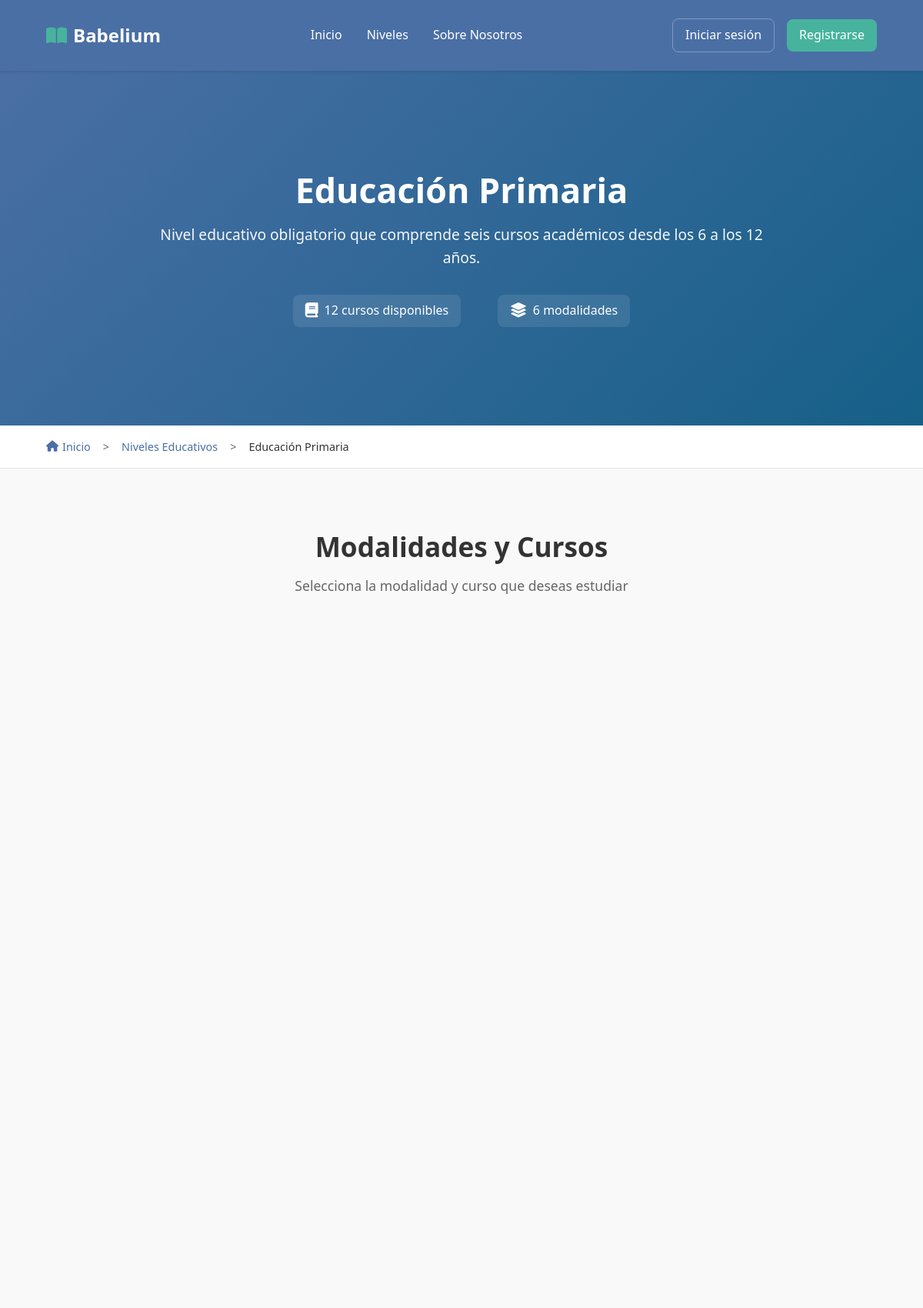
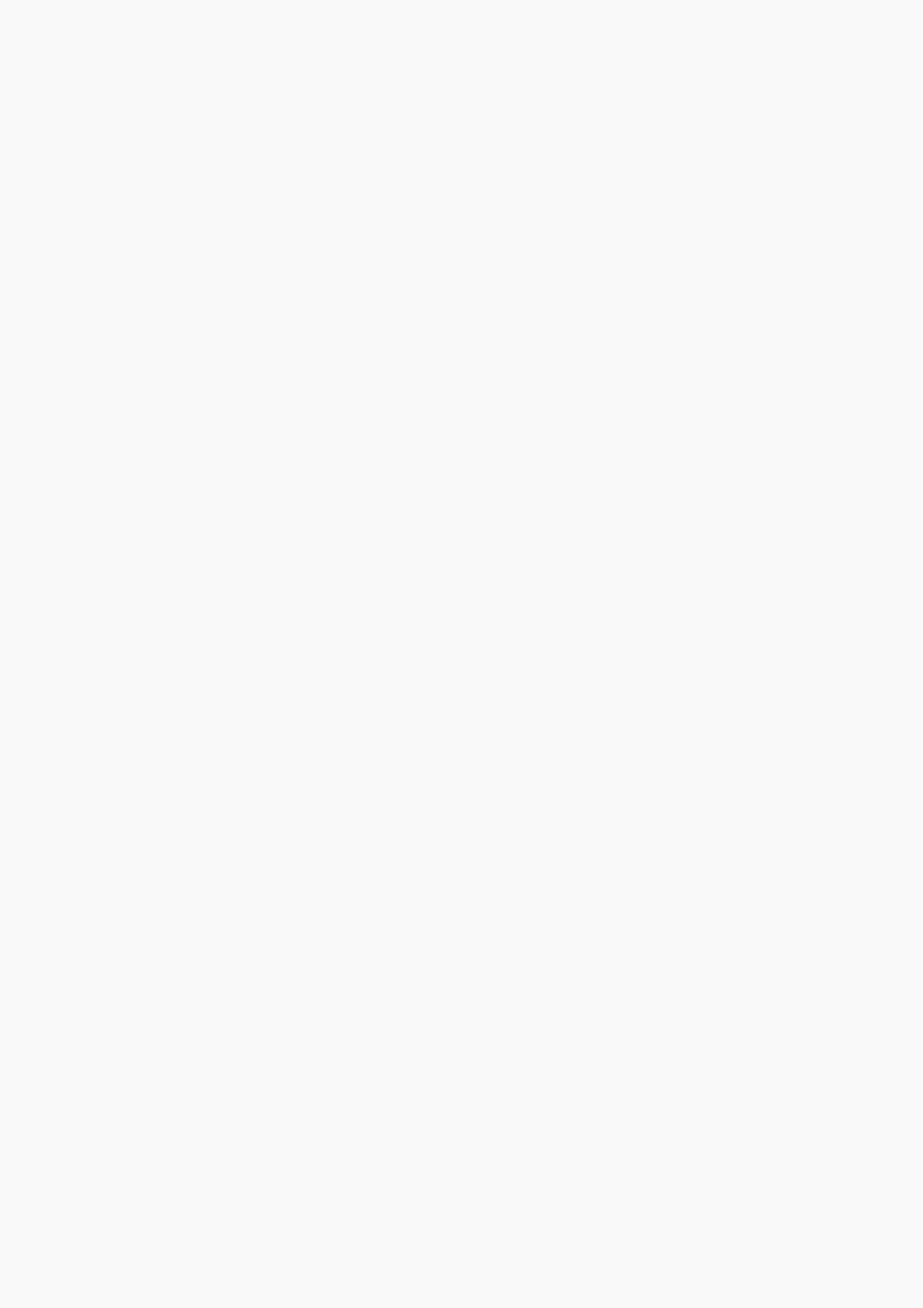
The page /cursos.php?nivel_id=1 (upper part) on the database its author committed (2 pictures, top to bottom).
### tables this page shows
CREATE TABLE `niveles_educativos` (
  `id` int(11) NOT NULL,
  `nombre` varchar(100) NOT NULL,
  `descripcion` text DEFAULT NULL,
  `orden` int(11) NOT NULL,
  `activo` tinyint(1) DEFAULT 1
);

### cursos.php (the view, shortened to what this page needs)
<?php
require_once "db/connection.php";
$nivel_id = isset($_GET['nivel_id']) ? (int)$_GET['nivel_id'] : 0;
$query_nivel = "SELECT id, nombre, descripcion FROM niveles_educativos WHERE id = $nivel_id AND activo = 1";
$resultado_nivel = $conexion->query($query_nivel);
$nivel = $resultado_nivel ? $resultado_nivel->fetch_assoc() : null;
$query_cursos = "SELECT c.id, c.nombre, c.descripcion, c.orden
                FROM cursos c
                WHERE c.nivel_id = $nivel_id AND c.activo = 1
                ORDER BY c.orden ASC";
$resultado_cursos = $conexion->query($query_cursos);
$cursos = [];
if ($resultado_cursos && $resultado_cursos->num_rows > 0) {
    while ($fila = $resultado_cursos->fetch_assoc()) {
        $cursos[] = $fila;
    }
}
$query_modalidades = "SELECT mc.id, mc.nombre, mc.descripcion, c.nombre as curso_nombre, r.nombre as rama_nombre
                     FROM modalidades_curso mc
                     JOIN cursos c ON mc.curso_id = c.id
                     LEFT JOIN ramas r ON mc.rama_id = r.id
                     WHERE c.nivel_id = $nivel_id AND mc.activo = 1
                     ORDER BY c.orden ASC, r.nombre ASC";
$resultado_modalidades = $conexion->query($query_modalidades);
$modalidades = [];
if ($resultado_modalidades && $resultado_modalidades->num_rows > 0) {
    while ($fila = $resultado_modalidades->fetch_assoc()) {
        $modalidades[] = $fila;
    }
}
function getNivelColorClass($nivel_nombre) {
    $nombre_lower = strtolower($nivel_nombre);
    if (strpos($nombre_lower, 'primaria') !== false) {
        return 'nivel-primaria';
    } elseif (strpos($nombre_lower, 'secundaria') !== false || strpos($nombre_lower, 'eso') !== false) {
        return 'nivel-secundaria';
    } elseif (strpos($nombre_lower, 'bachillerato') !== false) {
        return 'nivel-bachillerato';
    } elseif (strpos($nombre_lower, 'básica') !== false) {
        return 'nivel-fp-basica';
    } elseif (strpos($nombre_lower, 'grado medio') !== false) {
        return 'nivel-fp-medio';
    } elseif (strpos($nombre_lower, 'grado superior') !== false) {
        return 'nivel-fp-superior';
    } elseif (strpos($nombre_lower, 'universitario') !== false || strpos($nombre_lower, 'grado') !== false) {
        return 'nivel-universidad';
    } else {
        return 'nivel-default';
    }
}
?>
<!DOCTYPE html>
<html lang="es">
<head>
    <link rel="stylesheet" href="https://cdnjs.cloudflare.com/ajax/libs/font-awesome/6.5.0/css/all.min.css">
    <link rel="stylesheet" href="css/reset.css">
    <link rel="stylesheet" href="css/style.css">
    <link rel="stylesheet" href="css/cursos.css">
</head>
<body>
    <?php include_once "includes/header.php" ?>
    <main class="cursos-main">
        <section class="cursos-hero <?php echo getNivelColorClass($nivel['nombre']); ?>">
            <div class="hero-content">
                <h1><?php echo htmlspecialchars($nivel['nombre']); ?></h1>
                <p class="hero-description">
                    <?php echo htmlspecialchars($nivel['descripcion']); ?>
                </p>
                <div class="hero-stats">
                    <div class="stat">
                        <i class="fas fa-book"></i>
                        <span><?php echo count($cursos); ?> cursos disponibles</span>
                    </div>
                    <?php if (!empty($modalidades)): ?>
                    <div class="stat">
                        <i class="fas fa-layer-group"></i>
                        <span><?php echo count($modalidades); ?> modalidades</span>
                    </div>
                    <?php endif; ?>
                </div>
            </div>
        </section>
        <section class="breadcrumb">
            <div class="breadcrumb-container">
                <a href="index.php" class="breadcrumb-link">
                    <i class="fas fa-home"></i> Inicio
                </a>
                <span class="breadcrumb-separator">></span>
                <a href="niveles.php" class="breadcrumb-link">Niveles Educativos</a>
                <span class="breadcrumb-separator">></span>
                <span class="breadcrumb-current"><?php echo htmlspecialchars($nivel['nombre']); ?></span>
            </div>
        </section>
        <section class="cursos-section">
            <div class="cursos-container">
                <?php if (empty($cursos) && empty($modalidades)): ?>
                    <div class="no-cursos">
                        <i class="fas fa-exclamation-triangle"></i>
                        <h3>No hay cursos disponibles</h3>
                        <p>Este nivel educativo aún no tiene cursos configurados.</p>
                        <a href="niveles.php" class="back-button">
                            <i class="fas fa-arrow-left"></i> Volver a niveles
                        </a>
                    </div>
                <?php else: ?>
                    <?php if (!empty($modalidades)): ?>
                        <div class="section-header">
                            <h2>Modalidades y Cursos</h2>
                            <p>Selecciona la modalidad y curso que deseas estudiar</p>
                        </div>
                        <div class="modalidades-grid">
                        </div>
                    <?php endif; ?>
                <?php endif; ?>
            </div>
        </section>
    </main>
</body>
</html>

### css/style.css (style rules this page uses)
:root { --primary-color: #4a6fa5; --secondary-color: #166088; --accent-color: #47b39d; --background-color: #f9f9f9; --text-color: #333333; --light-text: #666666; --white: #ffffff; --ods-education: #c5192d; --ods-inequality: #ff9e00; --ods-communities: #56c02b; --spacing-xs: 0.5rem; --spacing-sm: 1rem; --spacing-md: 2rem; --spacing-lg: 3rem; --spacing-xl: 5rem; --border-radius: 0.5rem; }
body { font-family: "Segoe UI", Tahoma, Geneva, Verdana, sans-serif; color: var(--text-color); line-height: 1.6; background-color: var(--background-color); }
h1, h2, h3, h4, h5, h6 { margin-bottom: var(--spacing-sm); line-height: 1.2; }
h1 { font-size: 3rem; font-weight: 700; }
h2 { font-size: 2.2rem; font-weight: 600; text-align: center; margin-bottom: var(--spacing-lg); }
p { margin-bottom: var(--spacing-sm); }
a { text-decoration: none; color: var(--primary-color); transition: all 0.3s ease; }
section { padding: var(--spacing-xl) 5%; }
.hero-content { flex: 1; padding: var(--spacing-lg); min-width: 20rem; }

### css/cursos.css (style rules this page uses)
:root { --curso-spacing: 1.5rem; --curso-border-radius: 0.75rem; --curso-shadow: 0 4px 12px rgba(0, 0, 0, 0.08); --curso-shadow-hover: 0 8px 24px rgba(0, 0, 0, 0.15); }
.cursos-main { min-height: 100vh; background-color: var(--background-color); }
.cursos-hero { color: var(--white); padding: var(--spacing-xl) 5%; text-align: center; position: relative; overflow: hidden; }
.cursos-hero::before { content: ""; position: absolute; top: 0; left: 0; right: 0; bottom: 0; background: linear-gradient(135deg, var(--primary-color) 0%, var(--secondary-color) 100%) !important; z-index: 0; }
.hero-content { position: relative; z-index: 1; }
.cursos-hero.nivel-primaria::before { background: linear-gradient(135deg, var(--nivel-primaria) 0%, #e55656 100%); }
.hero-content h1 { font-size: 2.8rem; margin-bottom: var(--spacing-sm); font-weight: 700; }
.hero-description { font-size: 1.2rem; max-width: 50rem; margin: 0 auto var(--spacing-md); line-height: 1.6; opacity: 0.95; }
.hero-stats { display: flex; justify-content: center; gap: var(--spacing-lg); flex-wrap: wrap; }
.stat { display: flex; align-items: center; gap: 0.5rem; background: rgba(255, 255, 255, 0.1); padding: 0.5rem 1rem; border-radius: var(--border-radius); backdrop-filter: blur(10px); }
.stat i { font-size: 1.2rem; }
.breadcrumb { background-color: var(--white); padding: var(--spacing-sm) 5%; border-bottom: 1px solid #e0e6ed; }
.breadcrumb-container { display: flex; align-items: center; font-size: 0.9rem; }
.breadcrumb-link { color: var(--primary-color); text-decoration: none; display: flex; align-items: center; gap: 0.3rem; transition: color 0.3s ease; }
.breadcrumb-separator { margin: 0 var(--spacing-sm); color: var(--light-text); }
.breadcrumb-current { color: var(--text-color); font-weight: 500; }
.cursos-section { padding: var(--spacing-xl) 5%; }
.cursos-container { max-width: 80rem; margin: 0 auto; }
.section-header { text-align: center; margin-bottom: var(--spacing-xl); }
.section-header h2 { font-size: 2.2rem; font-weight: 600; margin-bottom: var(--spacing-sm); color: var(--text-color); }
.section-header p { font-size: 1.1rem; color: var(--light-text); max-width: 40rem; margin: 0 auto; }
.modalidades-grid { display: flex; flex-direction: column; gap: var(--spacing-xl); }

### rows shown on the page
niveles_educativos: nombre "Educación Primaria", descripcion "Nivel educativo obligatorio que comprende seis cursos académicos desde los 6 a los 12 años."

### other values the page prints
count($cursos) "12"
count($modalidades) "6"
